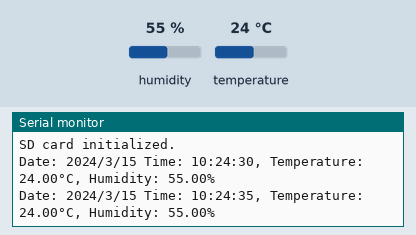
This sketch was run on a simulated Arduino Uno, built with avr-gcc and run on an emulated ATmega328P. Parts: the last lines printed to the serial monitor. The inputs (shaded band) are chosen by the test bench; at power-on: humidity 55 %, temperature 24 °C. The local clock reads 2024-03-15 10:24:30 at power-on unless the sketch sets it; storage starts empty.

Above: at 5.8 s.
5.9 s: humidity set to 22 %
At 11.5 s:
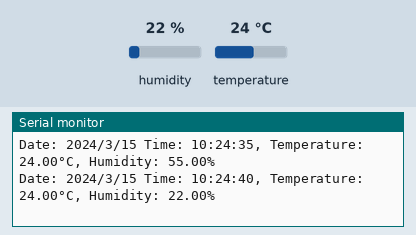
11.9 s: temperature set to 12 °C
At 15.9 s:
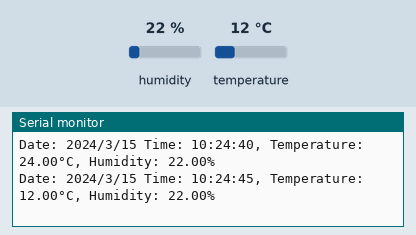
17.9 s: humidity set to 40 %
At 21.4 s:
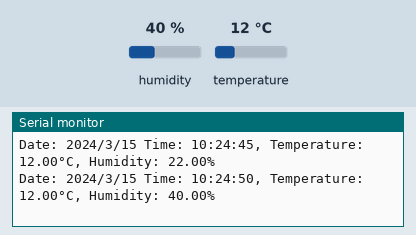
Timing chart, 0 to 22.9 s (numbered marks = the images above; inputs shaded):
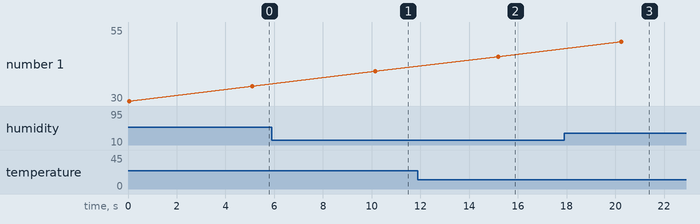

The sketch:

dataLog_RTC_SD.ino
```cpp
/*
SD:
vcc - 5V
miso - 12
mosi - 11
sck - 13
cs - 4

DHT11 - 5
sda -A4
scl -A5
*/
#include <Wire.h>
#include <RTClib.h>
#include <SD.h>
#include <DHT.h>

#define DHTPIN 5           // Digital pin connected to the DHT sensor
#define DHTTYPE DHT11      // DHT sensor type
#define SD_CHIP_SELECT 4  // Pin connected to the SD card module chip select

RTC_DS3231 rtc;            // Create an instance of the RTC_DS3231 class
DHT dht(DHTPIN, DHTTYPE);  // Create an instance of the DHT class

File dataFile;             // File object to interact with the SD card

void setup() {
  Serial.begin(9600);
  Wire.begin();
  rtc.begin();
  dht.begin();

  // If RTC lost power, set the time to the compile time
  if (rtc.lostPower()) {
    rtc.adjust(DateTime(F(__DATE__), F(__TIME__)));
    Serial.println("RTC lost power, setting time to compile time.");
  }

  // Initialize SD card
  if (!SD.begin(SD_CHIP_SELECT)) {
    Serial.println("SD card initialization failed!");
    return;
  }

  Serial.println("SD card initialized.");

  // Create and open a file named "data.csv" for writing
  dataFile = SD.open("data.csv", FILE_WRITE);

}

void loop() {
  // Read current date and time
  DateTime now = rtc.now();

  // Read temperature and humidity from DHT sensor
  float temperature = dht.readTemperature();
  float humidity = dht.readHumidity();

  // Open the data file in append mode
  dataFile = SD.open("data.csv", FILE_WRITE);

  if (dataFile) {
    // Print date, time, temperature, and humidity values to the serial monitor
    Serial.print("Date: ");
    Serial.print(now.year(), DEC);
    Serial.print('/');
    Serial.print(now.month(), DEC);
    Serial.print('/');
    Serial.print(now.day(), DEC);
    Serial.print(" Time: ");
    Serial.print(now.hour(), DEC);
    Serial.print(':');
    Serial.print(now.minute(), DEC);
    Serial.print(':');
    Serial.print(now.second(), DEC);
    Serial.print(", Temperature: ");
    Serial.print(temperature);
    Serial.print("°C, Humidity: ");
    Serial.print(humidity);
    Serial.println("%");

    // Print date, time, temperature, and humidity values to the CSV file
    dataFile.print(now.year(), DEC);
    dataFile.print('/');
    dataFile.print(now.month(), DEC);
    dataFile.print('/');
    dataFile.print(now.day(), DEC);
    dataFile.print(",");
    dataFile.print(now.hour(), DEC);
    dataFile.print(':');
    dataFile.print(now.minute(), DEC);
    dataFile.print(':');
    dataFile.print(now.second(), DEC);
    dataFile.print(",");
    dataFile.print(temperature);
    dataFile.print(",");
    dataFile.println(humidity);

    dataFile.close();
  } else {
    Serial.println("Error opening file for writing!");
  }

  delay(5000); // Delay for 5 seconds before the next reading
}
```

Measured:
- after the input at 5.9 s, the serial monitor: prints a new line after 4.2 s (image 1)
- after the input at 11.9 s, the serial monitor: prints a new line after 3.3 s (image 2)
- after the input at 17.9 s, the serial monitor: prints a new line after 2.3 s (image 3)
